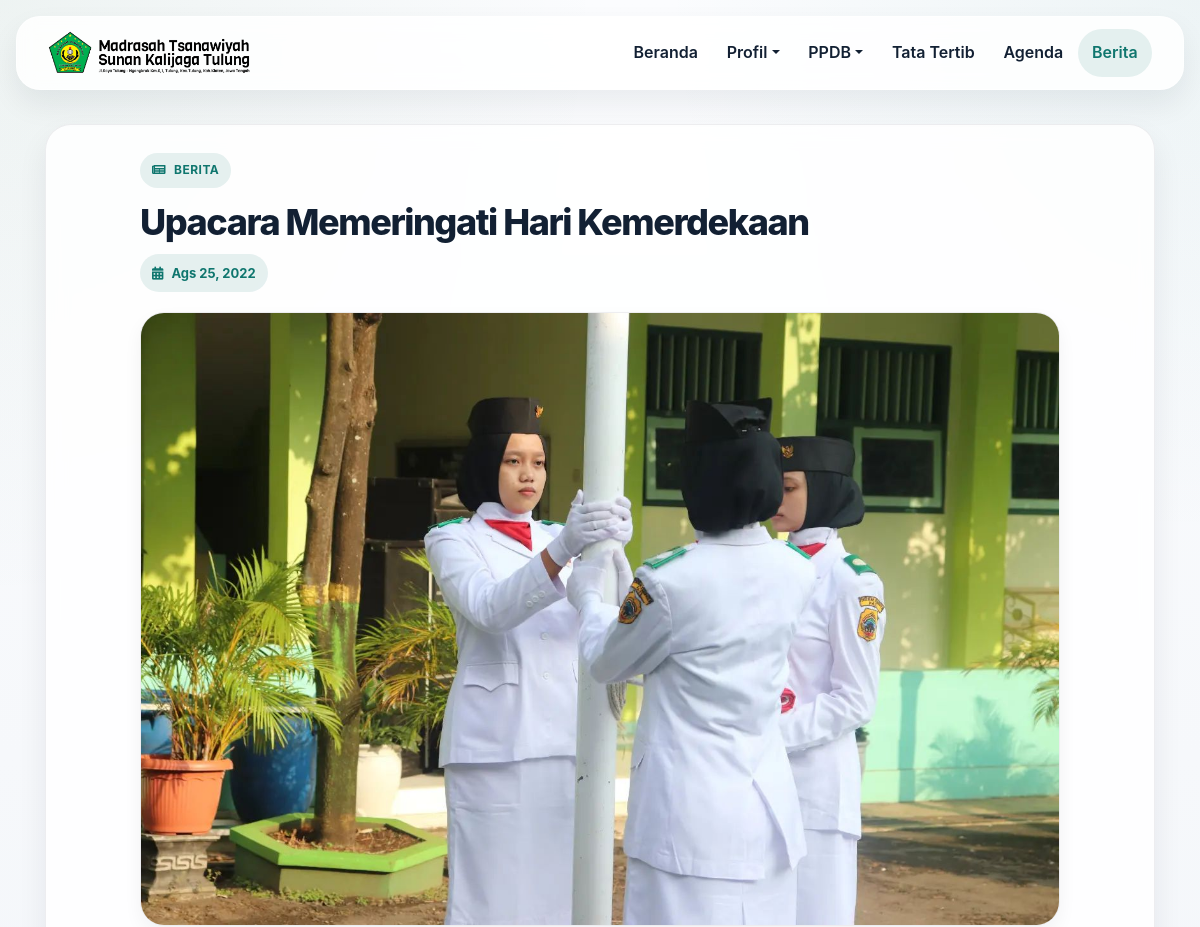
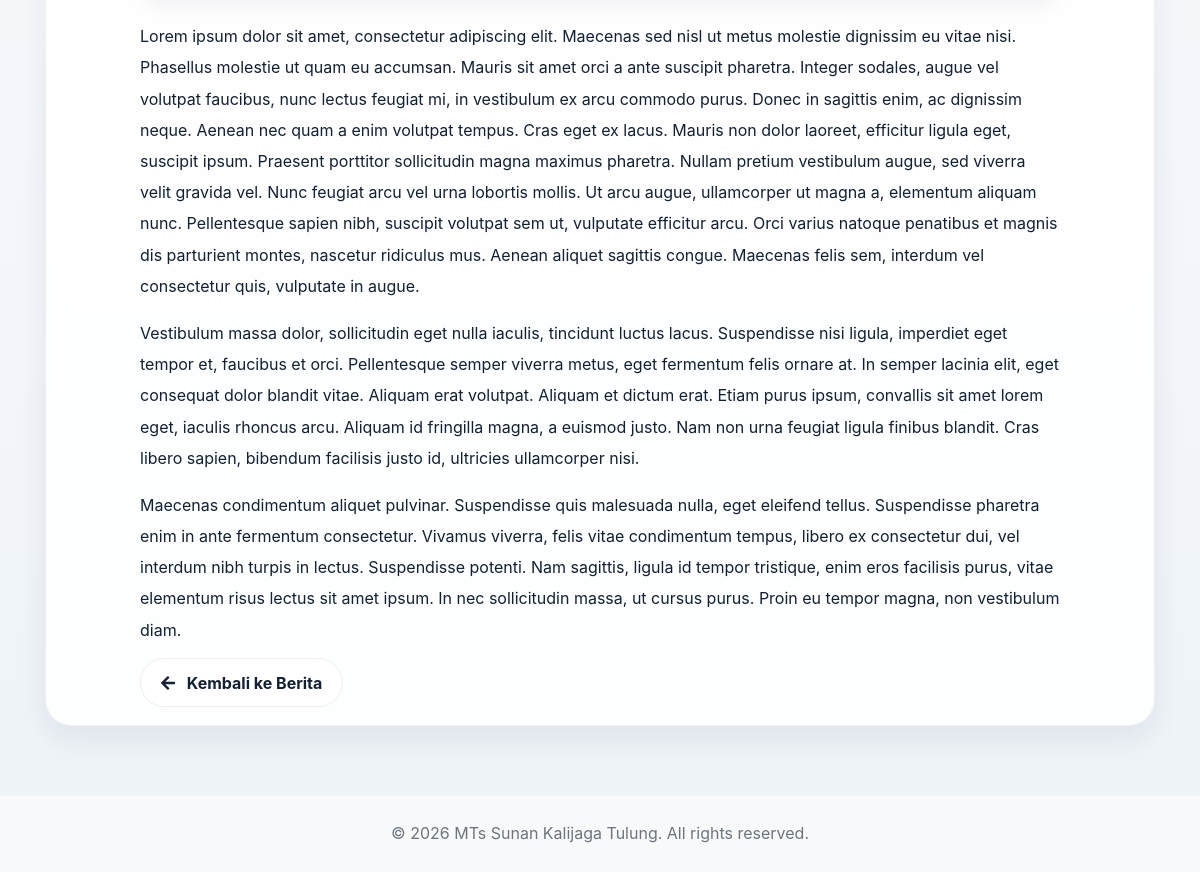
/blog/baca/upacara-memeringati-hari-kemerdekaan, run on the app's committed database (2 pictures, top to bottom).
### tables this page shows
CREATE TABLE `posts` (
  `id` int(11) NOT NULL,
  `title` varchar(255) NOT NULL,
  `seo_title` varchar(255) NOT NULL,
  `content` text NOT NULL,
  `photo` varchar(100) NOT NULL,
  `is_active` char(1) NOT NULL,
  `date` date NOT NULL
);

### application/controllers/Blog.php (called while the page is built, shortened)
<?php
class Blog extends CI_Controller {
	public function __construct()
	{
		$this->load->model('berita_model', 'berita');
	}
	public function baca($seo_title)
	{
		$berita = $this->berita->getDataBySeo($seo_title);
		if($berita){
			$data['title']		= 'Berita';
			$data['page']		= 'berita/blog-detail';
			$data['berita']	= $berita;
			$this->load->view('front/layouts/main', $data);
		}else{
			redirect(base_url('home/index'));
		}
	}
}

### index.php (called while the page is built, shortened)
<?php
require_once BASEPATH.'core/CodeIgniter.php';

### application/models/Berita_model.php (called while the page is built, shortened)
<?php
class Berita_model extends CI_Model {
	public function getDataBySeo($seo_title)
	{
		return $this->db->get_where('posts', ['seo_title' => $seo_title])->row();
	}
}

### application/helpers/dateindo_helper.php (called while the page is built, shortened)
<?php
function mediumdate_indo($tgl){
   $ubah = gmdate($tgl, time()+60*60*8);
   $pecah = explode("-",$ubah);
   $tanggal = $pecah[2];
   $bulan = medium_bulan($pecah[1]);
   $tahun = $pecah[0];
   return $bulan . ' ' . $tanggal . ', ' . $tahun;
}
function medium_bulan($bln){
   switch ($bln)
   {
      case 8:
         return "Ags";
         break;
   }
}

### application/views/front/pages/berita/blog-detail.php (the view, shortened to what this page needs)
<section class="article-page">
  <div class="article-shell">
    <div class="article-head">
      <div class="section-eyebrow"><i class="fas fa-newspaper"></i> Berita</div>
      <h1 class="article-title"><?= $berita->title ?></h1>
      <div class="article-meta">
        <i class="fas fa-calendar-alt"></i>
        <span><?= mediumdate_indo($berita->date) ?></span>
      </div>
    </div>
    <div class="article-cover">
      <img src="<?= base_url('img/berita/' . $berita->photo) ?>" alt="<?= $berita->title ?>">
    </div>
    <div class="article-body">
      <?= $berita->content ?>
    </div>
    <div class="article-back">
      <a href="<?= base_url('blog') ?>" class="soft-btn soft-btn-outline">
        <i class="fas fa-arrow-left mr-2"></i> Kembali ke Berita
      </a>
    </div>
  </div>
</section>

### application/views/front/layouts/main.php (style rules this page uses)
:root { --bg: #f4f6fa; --surface: rgba(255,255,255,0.86); --surface-strong: #ffffff; --border: rgba(15, 23, 42, 0.07); --text: #122033; --muted: #667085; --accent: #0f766e; --accent-soft: rgba(15, 118, 110, 0.10); --success: #166534; --shadow: 0 14px 30px rgba(15, 23, 42, 0.07); --shadow-soft: 0 8px 18px rgba(15, 23, 42, 0.05); --radius-xl: 28px; --radius-lg: 22px; --radius-md: 18px; }
html { scroll-behavior: smooth; }
body { font-family: -apple-system, BlinkMacSystemFont, "Segoe UI", Roboto, "Helvetica Neue", Arial, sans-serif; background: radial-gradient(circle at top left, rgba(22, 101, 52, 0.06), transparent 28%), radial-gradient(circle at top right, rgba(15, 118, 110, 0.06), transparent 25%), linear-gradient(180deg, #fbfcfe 0%, #f6f8fb 42%, #eef3f8 100%); color: var(--text); line-height: 1.72; -webkit-font-smoothing: antialiased; text-rendering: optimizeLegibility; }
a { color: inherit; }
.section-eyebrow { display: inline-flex; align-items: center; gap: 8px; padding: 7px 12px; border-radius: 999px; background: var(--accent-soft); color: var(--accent); font-size: 12px; font-weight: 700; letter-spacing: 0.04em; text-transform: uppercase; }
.soft-btn { border: 0; border-radius: 999px; padding: 0.85rem 1.25rem; font-weight: 700; box-shadow: 0 8px 18px rgba(29, 78, 216, 0.14); transition: transform 0.2s ease, box-shadow 0.2s ease, background 0.2s ease; }
.soft-btn-outline { background: rgba(255,255,255,0.86); color: var(--text); border: 1px solid var(--border); box-shadow: none; }

### application/views/front/pages/berita/blog-detail.php (style rules this page uses)
.article-page { padding: 28px; }
.article-shell { max-width: 920px; margin: 0 auto; }
.article-head { margin-bottom: 18px; }
.article-title { font-size: clamp(1.8rem, 3vw, 3rem); line-height: 1.12; font-weight: 800; letter-spacing: -0.04em; margin: 14px 0 12px; }
.article-meta { display: inline-flex; align-items: center; gap: 8px; padding: 8px 12px; border-radius: 999px; background: var(--accent-soft); color: var(--accent); font-size: 13px; font-weight: 700; }
.article-cover { border-radius: 24px; overflow: hidden; border: 1px solid var(--border); box-shadow: var(--shadow-soft); margin: 20px 0; }
.article-cover img { width: 100%; display: block; }
.article-body { padding: 2px 0 0; color: var(--text); line-height: 1.95; font-size: 1rem; }
.article-back { margin-top: 24px; }

### data on the page
posts: title "Upacara Memeringati Hari Kemerdekaan", date "Ags 25, 2022", photo (picture), content "Lorem ipsum dolor sit amet, consectetur adipiscing elit. Maecenas sed nisl ut metus molestie dignissim eu vitae nisi. Phasellus molestie ut quam eu accumsan. Mauris sit amet orci a ante suscipit pharetra. Integer sodales, augue vel volutpat faucibus, nunc lectus feugiat mi, in vestibulum ex arcu commodo purus. Donec in sagittis enim, ac dignissim neque. Aenean nec quam a enim volutpat tempus. Cras eget ex lacus. Mauris non dolor laoreet, efficitur ligula eget, suscipit ipsum. Praesent porttitor sollicitudin magna maximus pharetra. Nullam pretium vestibulum augue, sed viverra velit gravida vel. Nunc feugiat arcu vel urna lobortis mollis. Ut arcu augue, ullamcorper ut magna a, elementum…"
